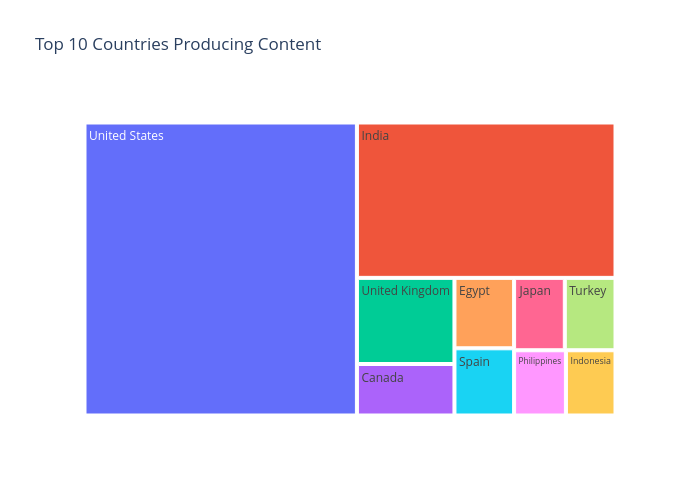

Here is the notebook cell this chart was saved with:
### Markdown cell above
#  Insight from Line Chart: *Content Released Over the Years*

This line chart showcases the number of Netflix titles released by year, revealing significant trends in content growth.

###  Key Observations:

* **Minimal content prior to 2000**, with very few titles released annually.
* Starting around **2010**, there's a **steep increase in content production**, peaking between **2018 and 2019**.
* A **sharp decline** is observed after **2020**, with 2023 showing a nearly negligible count (likely due to incomplete data or release lags).

###  Business Implications:

* The **content boom post-2015** indicates Netflix’s aggressive expansion strategy, likely driven by:

  * Original productions
  * Global market entry
  * Increased investment in content diversity
* The **drop after 2019** may be influenced by:

  * The **COVID-19 pandemic**, which disrupted production
  * Delays in data updates or fewer licensed acquisitions

###  Recommendation:

* Netflix should evaluate whether the recent drop is data-related or a real reduction in output.
* This trend analysis can inform **future production planning**, especially in high-growth years.

### Code cell
# Top 10 Countries
top_countries = df['country'].value_counts().nlargest(10).reset_index()
top_countries.columns = ['Country', 'Count']
fig4 = px.treemap(top_countries, path=['Country'], values='Count',
                  title='Top 10 Countries Producing Content', width=700, height=500)
fig4.show()

### Figure 1 — Plotly figure (JSON) as saved in the notebook; plotly's stock layout.template omitted (floating-point values rounded to 4 significant figures)
{"data": [{"branchvalues": "total", "domain": {"x": [0, 1], "y": [0, 1]}, "hovertemplate": "labels=%{label}<br>Count=%{value}<br>parent=%{parent}<br>id=%{id}<extra></extra>", "ids": ["Canada", "Egypt", "India", "Indonesia", "Japan", "Philippines", "Spain", "Turkey", "United Kingdom", "United States"], "labels": ["Canada", "Egypt", "India", "Indonesia", "Japan", "Philippines", "Spain", "Turkey", "United Kingdom", "United States"], "name": "", "parents": ["", "", "", "", "", "", "", "", "", ""], "type": "treemap", "values": [104, 87, 832, 67, 76, 70, 83, 76, 174, 1653]}], "layout": {"height": 500, "legend": {"tracegroupgap": 0}, "title": {"text": "Top 10 Countries Producing Content"}, "width": 700}}
